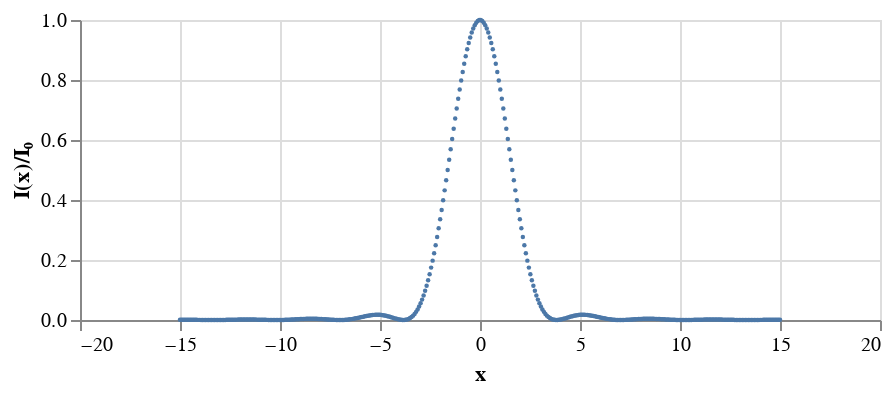

Notebook cell for this chart:
### Markdown cell above
We could also plot dots (which doesn't make sense here, but we'll show it just to see). We do not need the `order` kwarg for plotting points.

### Code cell
alt.Chart(df_airy,
        height=150
    ).mark_point(
        size=5,
        filled=True,
        opacity=1
    ).encode(
        x='x:Q',
        y=alt.Y('norm_I:Q', title='I(x)/I₀')
    )

### Figure 1 — Vega-Lite specification as saved in the notebook (floating-point values rounded to 4 significant figures; data arrays with more than 128 entries replaced by an {"elided": "..."} marker saying what was removed)
{"$schema": "https://vega.github.io/schema/vega-lite/v2.4.3.json", "config": {"view": {"height": 300, "width": 400}}, "data": {"values": {"elided": "400 records"}}, "encoding": {"x": {"field": "x", "type": "quantitative"}, "y": {"field": "norm_I", "title": "I(x)/I₀", "type": "quantitative"}}, "height": 150, "mark": {"filled": true, "opacity": 1, "size": 5, "type": "point"}}
